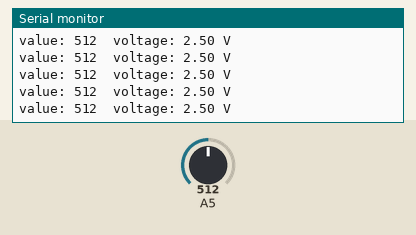
Bench run of a sketch on a simulated Arduino Uno, built with avr-gcc and run on an emulated ATmega328P. Parts: the last lines printed to the serial monitor. The inputs (shaded band) are chosen by the test bench; at power-on: A5 = 512.

Above: at 1.2 s.
1.3 s: A5 set to 716
At 1.32 s:
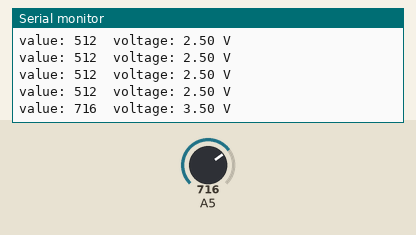
2.8 s: A5 set to 900
At 2.83 s:
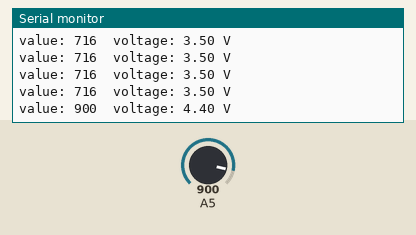
Timing chart, 0 to 5.8 s (numbered marks = the images above; inputs shaded):
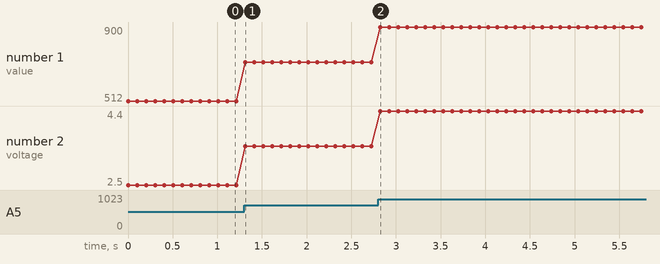

The sketch:

Potentiometer_A5.ino
```cpp
// 아두이노 우노 A5 핀에 연결한 가변저항 값과 전압을 읽어서 시리얼 모니터에 출력하기
void setup()    // 한 번만 실행
{
  Serial.begin(9600);      // 시리얼 통신 시작, 통신 속도 9600bps
}

void loop()     //무한히 반복
{
  int value = analogRead(A5);              // A5핀의 전압을 읽어서 0~1023 값으로 저장 (0V=0, 5V=1023)
  float voltage = value * 5.0 / 1023.0;    // 읽은 값을 전압(0~5V)으로 바꾸기

  Serial.print("value: ");      // 시리얼 모니터에 글자 출력
  Serial.print(value);          // 읽은 값 출력
  Serial.print("  voltage: ");  // 시리얼 모니터에 글자 출력
  Serial.print(voltage, 2);     // 전압을 소수점 둘째 자리까지 출력
  Serial.println(" V");         // 단위 출력하고 줄 바꿈
  delay(100);                   // 0.1초 대기, 100ms 기다림
}
```

Measured:
- after the input at 1.3 s, the serial monitor: prints a new line at once (image 1)
- after the input at 2.8 s, the serial monitor: prints a new line at once (image 2)
- plotted number 1: 512 → 716 after the input at 1.3 s, 716 → 900 after the input at 2.8 s
- plotted number 2: 2.5 → 3.5 after the input at 1.3 s, 3.5 → 4.4 after the input at 2.8 s
